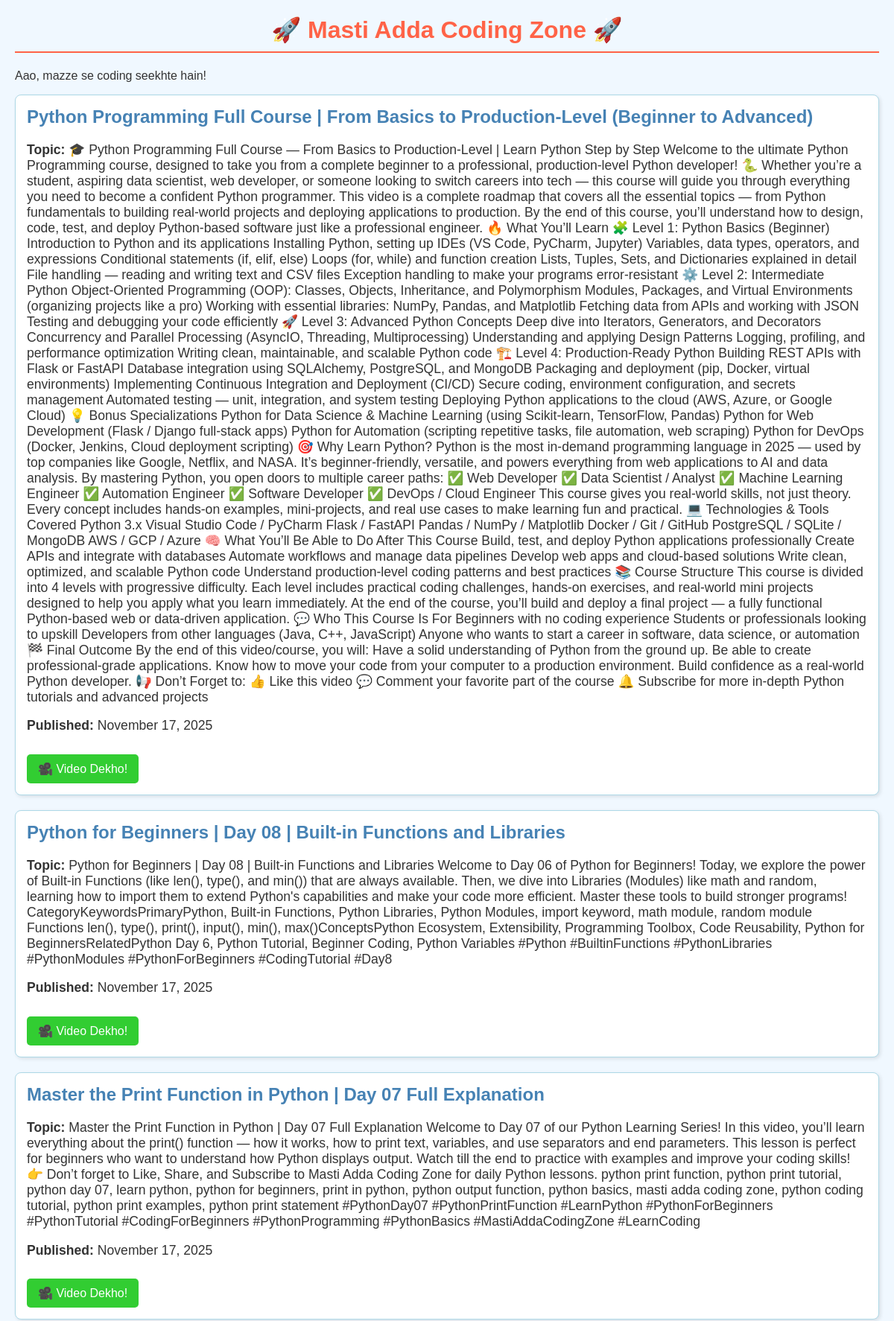
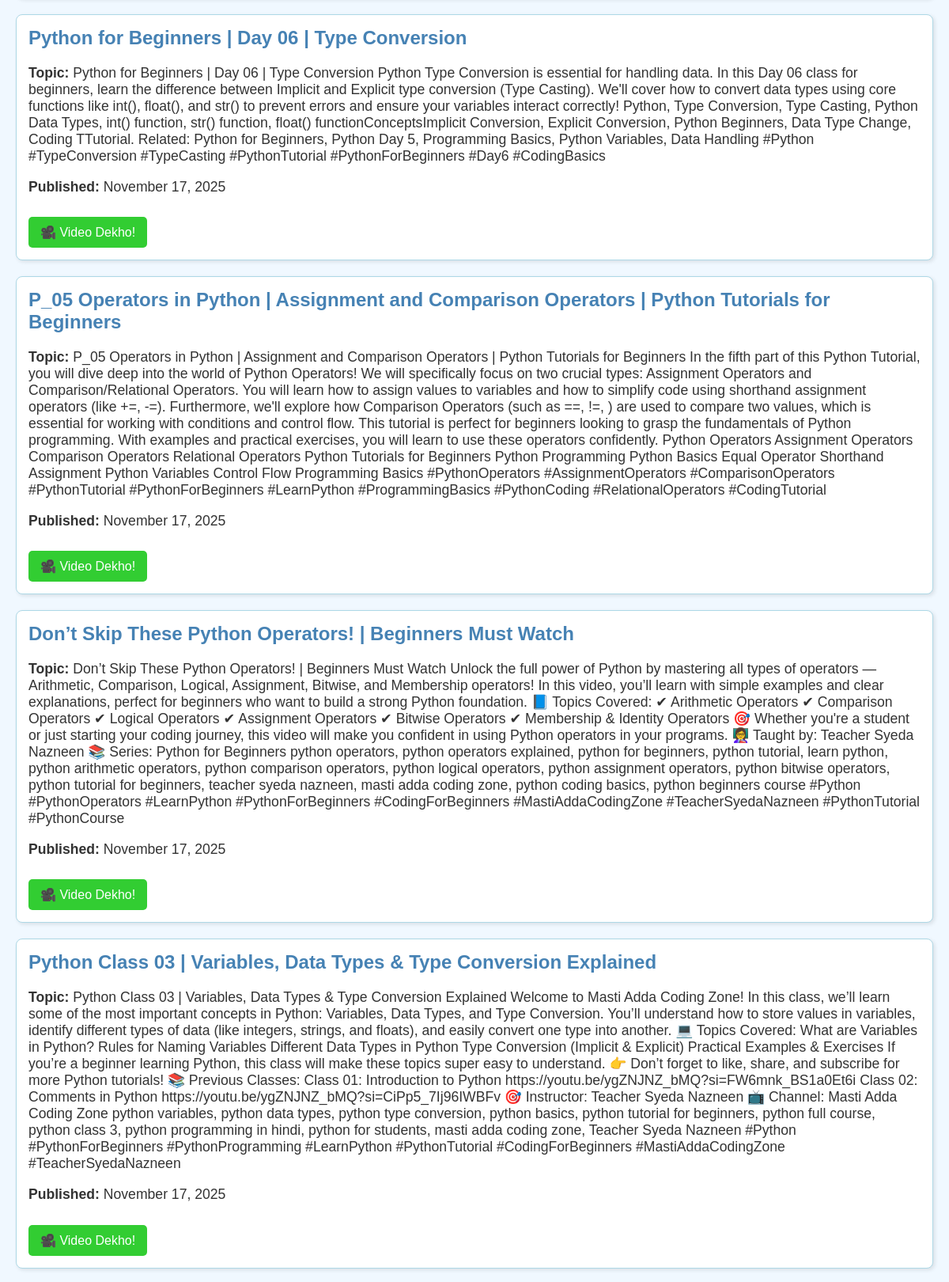
Screenshot of /videos/ (upper part) with the database file from the repository (2 pictures, top to bottom).
### coding_zone_app/models.py (models this page shows, shortened)
class Video(models.Model):  # <--- Yahan 'V' capital hona chahiye
    title = models.CharField(max_length=200)
    description = models.TextField()
    video_url = models.URLField(unique=True)
    upload_date = models.DateTimeField(auto_now_add=True)

### coding_zone_app/views.py (the view)
# urls.py: path('', views.video_list, name='video_list'),
def video_list(request):
    all_videos = Video.objects.all().order_by('-upload_date')
    context = {'videos': all_videos}
    return render(request, 'coding_zone_app/video_list.html', context)

### coding_zone_app/templates/coding_zone_app/video_list.html (shortened to what this page needs)
<!DOCTYPE html>
<html lang="en">
<head>
</head>
<body>
    <h1>🚀 Masti Adda Coding Zone 🚀</h1>
    <p>Aao, mazze se coding seekhte hain!</p>
    {% for video in videos %}
    <div class="video-card">
        <h2>{{ video.title }}</h2>
        <p><strong>Topic:</strong> {{ video.description }}</p>
        <p><strong>Published:</strong> {{ video.upload_date|date:"F d, Y" }}</p>
        <a href="{{ video.video_url }}" target="_blank" class="video-link">
            🎥 Video Dekho!
        </a>
    </div>
    {% empty %}
    <p>Abhi koi videos nahi hain. Admin panel mein videos add karein!</p>
    {% endfor %}
</body>
</html>

### coding_zone_app/templates/coding_zone_app/video_list.html (style rules this page uses)
body { font-family: sans-serif; background-color: #f0f8ff; color: #333; margin: 20px; }
h1 { color: #ff6347; text-align: center; border-bottom: 2px solid #ff6347; padding-bottom: 10px; }
.video-card { background-color: #fff; border: 1px solid #add8e6; padding: 15px; margin-bottom: 20px; border-radius: 8px; box-shadow: 2px 2px 5px rgba(0,0,0,0.1); }
.video-card h2 { color: #4682b4; margin-top: 0; }
.video-card p { font-size: 1.1em; }
.video-link { display: inline-block; background-color: #32cd32; color: white; padding: 10px 15px; text-decoration: none; border-radius: 5px; margin-top: 10px; }

### rows the page displays
Video: title "Python Programming Full Course | From Basics to Production-Level (Beginner to Advanced)", description "🎓 Python Programming Full Course — From Basics to Production-Level | Learn Python Step by Step Welcome to the ultimate Python Programming course, designed to take you from a complete beginner to a professional, production-level Python developer! 🐍 Whether you’re a student, aspiring data scientist, web developer, or someone looking to switch careers into tech — this course will guide you through everything you need to become a confident Python programmer. This video is a complete roadmap that covers all the essential topics — from Python fundamentals to building real-world projects and deploying applications to production. By the end of this course, you’ll understand how to design, code,…", upload_date "November 17, 2025"
Video: title "Python for Beginners | Day 08 | Built-in Functions and Libraries", description "Python for Beginners | Day 08 | Built-in Functions and Libraries Welcome to Day 06 of Python for Beginners! Today, we explore the power of Built-in Functions (like len(), type(), and min()) that are always available. Then, we dive into Libraries (Modules) like math and random, learning how to import them to extend Python's capabilities and make your code more efficient. Master these tools to build stronger programs! CategoryKeywordsPrimaryPython, Built-in Functions, Python Libraries, Python Modules, import keyword, math module, random module Functions len(), type(), print(), input(), min(), max()ConceptsPython Ecosystem, Extensibility, Programming Toolbox, Code Reusability, Python for…", upload_date "November 17, 2025"
Video: title "Master the Print Function in Python | Day 07 Full Explanation", description "Master the Print Function in Python | Day 07 Full Explanation Welcome to Day 07 of our Python Learning Series! In this video, you’ll learn everything about the print() function — how it works, how to print text, variables, and use separators and end parameters. This lesson is perfect for beginners who want to understand how Python displays output. Watch till the end to practice with examples and improve your coding skills! 👉 Don’t forget to Like, Share, and Subscribe to Masti Adda Coding Zone for daily Python lessons. python print function, python print tutorial, python day 07, learn python, python for beginners, print in python, python output function, python basics, masti adda coding…", upload_date "November 17, 2025"
Video: title "Python for Beginners | Day 06 | Type Conversion", description "Python for Beginners | Day 06 | Type Conversion Python Type Conversion is essential for handling data. In this Day 06 class for beginners, learn the difference between Implicit and Explicit type conversion (Type Casting). We'll cover how to convert data types using core functions like int(), float(), and str() to prevent errors and ensure your variables interact correctly! Python, Type Conversion, Type Casting, Python Data Types, int() function, str() function, float() functionConceptsImplicit Conversion, Explicit Conversion, Python Beginners, Data Type Change, Coding TTutorial. Related: Python for Beginners, Python Day 5, Programming Basics, Python Variables, Data Handling #Python…", upload_date "November 17, 2025"
Video: title "P_05 Operators in Python | Assignment and Comparison Operators | Python Tutorials for Beginners", description "P_05 Operators in Python | Assignment and Comparison Operators | Python Tutorials for Beginners In the fifth part of this Python Tutorial, you will dive deep into the world of Python Operators! We will specifically focus on two crucial types: Assignment Operators and Comparison/Relational Operators. You will learn how to assign values to variables and how to simplify code using shorthand assignment operators (like +=, -=). Furthermore, we'll explore how Comparison Operators (such as ==, !=, ) are used to compare two values, which is essential for working with conditions and control flow. This tutorial is perfect for beginners looking to grasp the fundamentals of Python programming. With…", upload_date "November 17, 2025"
Video: title "Don’t Skip These Python Operators! | Beginners Must Watch", description "Don’t Skip These Python Operators! | Beginners Must Watch Unlock the full power of Python by mastering all types of operators — Arithmetic, Comparison, Logical, Assignment, Bitwise, and Membership operators! In this video, you’ll learn with simple examples and clear explanations, perfect for beginners who want to build a strong Python foundation. 📘 Topics Covered: ✔ Arithmetic Operators ✔ Comparison Operators ✔ Logical Operators ✔ Assignment Operators ✔ Bitwise Operators ✔ Membership & Identity Operators 🎯 Whether you're a student or just starting your coding journey, this video will make you confident in using Python operators in your programs. 👩‍🏫 Taught by: Teacher Syeda Nazneen 📚…", upload_date "November 17, 2025"
Video: title "Python Class 03 | Variables, Data Types & Type Conversion Explained", description "Python Class 03 | Variables, Data Types & Type Conversion Explained Welcome to Masti Adda Coding Zone! In this class, we’ll learn some of the most important concepts in Python: Variables, Data Types, and Type Conversion. You’ll understand how to store values in variables, identify different types of data (like integers, strings, and floats), and easily convert one type into another. 💻 Topics Covered: What are Variables in Python? Rules for Naming Variables Different Data Types in Python Type Conversion (Implicit & Explicit) Practical Examples & Exercises If you’re a beginner learning Python, this class will make these topics super easy to understand. 👉 Don’t forget to like, share, and…", upload_date "November 17, 2025"
